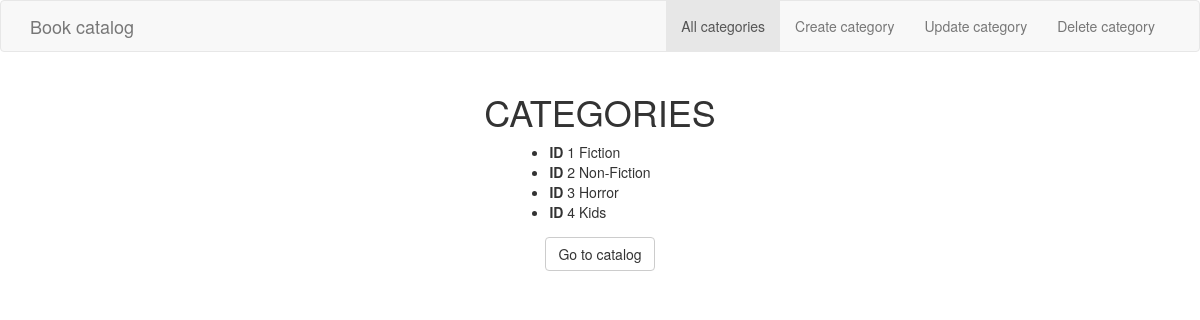
Before: /views/manageCategories.php with the older database file.
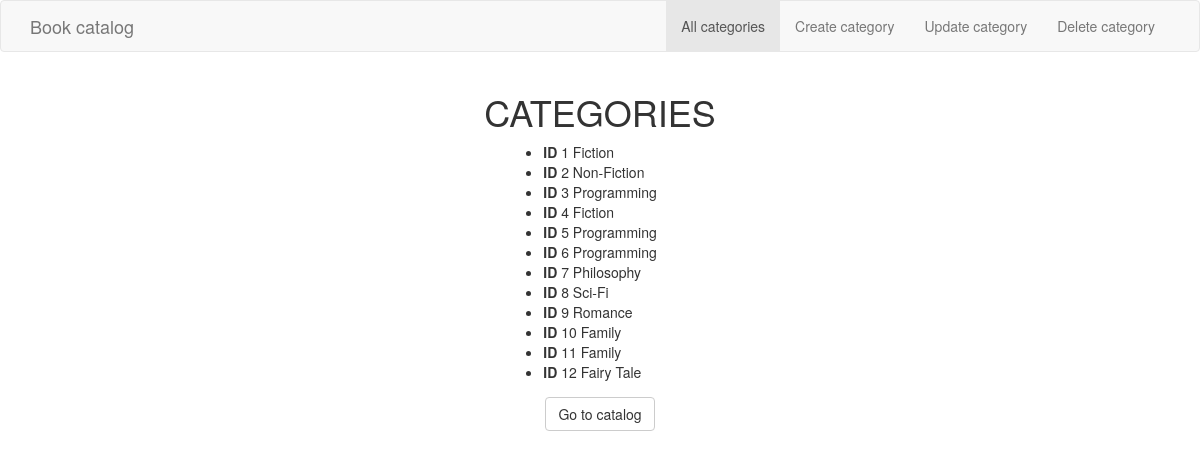
After: the same page with the newer database file.
### tables this page shows
CREATE TABLE `categories` (
  `id_category` int(11) NOT NULL,
  `name_category` text NOT NULL
);

### views/manageCategories.php (the view, shortened to what this page needs)
<?php
	require_once('../connect.php');
?>
<!DOCTYPE html>
<html>
<head>
  <link rel="stylesheet" href="https://maxcdn.bootstrapcdn.com/bootstrap/3.3.6/css/bootstrap.min.css">
  <link rel="stylesheet" type="text/css" href="../styles.css">
</head>
<body>
<nav class="navbar navbar-default">
      <div class="container">
        <div class="navbar-header">
          <a class="navbar-brand" href="../index.php">Book catalog</a>
        </div>
        <div id="navbar" class="collapse navbar-collapse">
          <ul class="nav navbar-nav navbar-right">
            <li class="active"><a href="#">All categories</a></li>
            <li><a href="./createCategory.php">Create category</a></li>
            <li><a href="./updateCategory.php">Update category</a></li>
            <li><a href="./deleteCategory.php">Delete category</a></li>
          </ul>
        </div>
      </div>
    </nav>
<div id="container">
	<div id="categories">
		<h1>categories</h1>
		<ul>
			<?php
              $categories = "SELECT * FROM categories ORDER BY id_category";
              $query = mysqli_query($connection, $categories);
              if($connection->connect_errno!=0) {
                echo "Error:".$connection->connect_errno;
              } else {
                while($row = mysqli_fetch_assoc($query)) {
                  echo "<li><b>ID </b>".$row['id_category']." ".$row['name_category']."</li>";
                }
              }
            ?>
		</ul>
	</div>
</div>
  <div id="container">
    <a class="btn btn-default backbutton" href="../index.php" role="button">Go to catalog</a>
  </div>
</body>
</html>

### styles.css (style rules this page uses)
body { display: flex; flex-direction: column; }
#container { display: flex; flex-direction: row; justify-content: space-around; }
#categories { display: flex; flex-direction: column; flex-grow: 2; align-items: center; }
.btn { margin: 5px; }
h1 { text-transform: uppercase; }
h1, h2, .table, p, form { text-align: center; }
ul { padding-left: 0; }

Changed rows visible on the page:
changed categories id 3: name_category "Horror" → "Programming"
changed categories id 4: name_category "Kids" → "Fiction"
added categories: id_category "5", name_category "Programming"
added categories: id_category "6", name_category "Programming"
added categories: id_category "7", name_category "Philosophy"
added categories: id_category "8", name_category "Sci-Fi"
added categories: id_category "9", name_category "Romance"
added categories: id_category "10", name_category "Family"
added categories: id_category "11", name_category "Family"
added categories: id_category "12", name_category "Fairy Tale"
